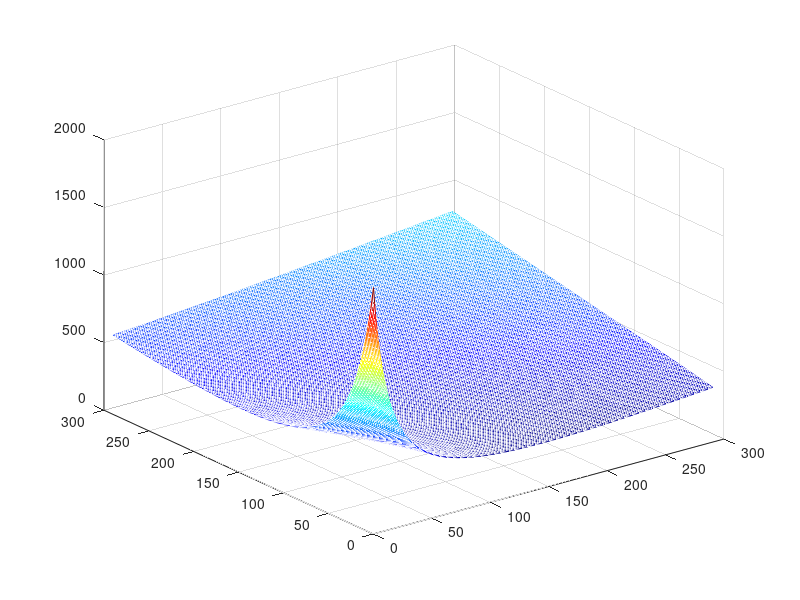

Write the MATLAB code that produced this figure.
%% attemp to modeling the environment control 

X=10:1:300;
Y=10:1:300;

[X,Y]=meshgrid(X,Y);
Z=X+Y + 1000./(0.04.*X+0.01.*Y.^1.2)+Y.^0.9;

surf(X,Y,Z)
mesh(Z)
colormap(jet)


[v,j]=min(min(Z));
(X(j)+Y(j))*1